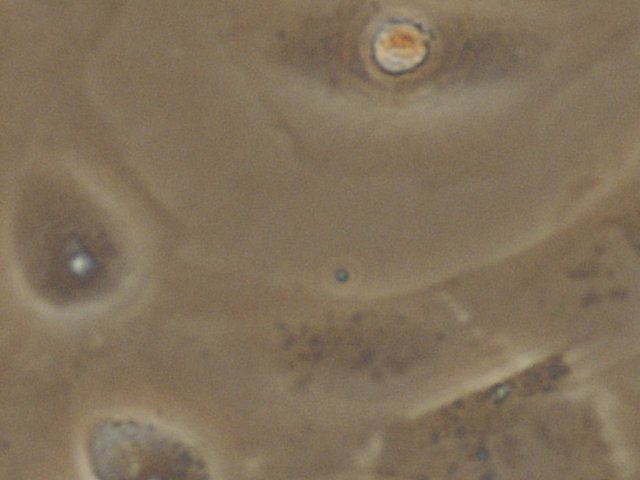
#> input picture Programming/raw_images/1_00009_005_4_1.png, 640 x 480 px, found by its file name
$ python MAIN.py
#> lines starting #> are read from the running program, lines starting #| are printed output that depends on the picture; after the words box and inside, x2 and y2 are one past the last pixel; in counts of white or black regions, pixels touching at a corner belong together; long printed decimals are rounded
import numpy as np
import pywt
import pywt.data
import matplotlib.image as mping
import matplotlib.pyplot as plt
import cv2
import os
from PIL import Image
from skimage.restoration import (denoise_wavelet, estimate_sigma)
from skimage.metrics import (peak_signal_noise_ratio, structural_similarity)

def display_image(image_name, image_array):
    """
    Display image
    Parameters:
        image_name (str): image name
        image_array (array): image array
    """
    cv2.imshow(image_name, image_array)
    cv2.waitKey(0)
    cv2.destroyAllWindows()


def image_info(image_name, imArray):
    """
    Display image information
    Parameters:
        imArray (array): image array
    """
    # Display the colour information of the image
    print(f'\nImage information for {image_name}:')
    print(f'Mean: {imArray.mean():.2f}')
    print(f'Minimum: {imArray.min()}')
    print(f'Maximum: {imArray.max()}')

    # Display the histogram for number of pixels against pixel intensity
    plt.hist(imArray.flatten(), bins=100) #, range=(0, 255)
    plt.xlabel('Pixel intensity')
    plt.ylabel('Number of pixels')
    plt.tight_layout()
    plt.show()


def image_import(folder_path, image_name):
    """
    Import image and return image array
    Parameters:
        folder_path (str): folder path of image
        image_name (str): image name
    Returns:
        imArray (array): image array
    """

    image_path = os.path.join(folder_path, image_name) + '.png' # image path
    imArray = cv2.imread(image_path)

    print(f'Bit depth: {imArray.dtype}')

    display_image('Original Image', imArray)

    #image_info('Original_Image', imArray)

    return imArray


def gray_conversion(imArray, image_name):
    """
    Convert image to grayscale and convert to 8-bit integer
    Parameters:
        imArray (array): image array
        image_name (str): image name
    Returns:
        imArrayG (array): grayscale 8-bit image array
    """
    imArrayG = cv2.cvtColor(imArray, cv2.COLOR_BGR2GRAY)

    imArrayG = np.uint8(imArrayG) # convert to 8-bit integer

    display_image('Gray 8-bit Integer Image', imArrayG)

    #image_info('Gray_8_bit_Image', imArrayG)

    output_path = 'Programming/edited_images/' + image_name + '_gray.png'
    cv2.imwrite(output_path, imArrayG)

    return imArrayG


def discrete_wavelet_transform(imArrayG, n, wavelet):
    """
    Complete DWT
    Parameters:
        imArrayG (array): grayscale 8-bit image array
        n (int): number of levels
        wavelet (str): wavelet type
    Returns:
        coeffs (array): coefficients array from DWT
    """
    coeffs = pywt.wavedec2(imArrayG, wavelet, level=n) # complete DWT

    return coeffs


# [60 lines left out: functions coeffs_map, compression_thresholding, denoising, not called in this run]


def reconstrucuted_images(coeffs, n, wavelet, image_name):
    """
    Reconstruct images using only approximation and detail coefficients
    Parameters:
        imArrayG (array): grayscale 8-bit image array
        n (int): number of levels
        wavelet (str): wavelet type
        image_name (str): image name
    Returns:
        reconstructed_image_A (array): reconstructed image using only approximation coefficients
    """
    # SETTING DETAIL COEFFICIENTS TO ZERO
    coeffs_A = list(coeffs)
    for i in range(1, n+1):
        coeffs_A[i] = tuple(np.zeros_like(element) for element in coeffs[i]) # set detail coefficients to zero

    reconstructed_image_A = pywt.waverec2(tuple(coeffs_A), wavelet) # reconstruct image using inverse DWT
    reconstructed_image_A = np.uint8(reconstructed_image_A) # convert to 8-bit integer image

    display_image('Approx Coefficients Only Reconstructed Image', reconstructed_image_A)

    image_info('Approx_Coefficients_Image', reconstructed_image_A)

    output_path = 'Programming/edited_images/' + image_name + '_prepared.png'
    cv2.imwrite(output_path, reconstructed_image_A)

    # SETTING APPROXIMATION COEFFICIENTS TO ZERO
    coeffs_D = list(coeffs)
    for i in range(0, 1):
        coeffs_D[i] = tuple(np.zeros_like(element) for element in coeffs[i])

    reconstructed_image_D = pywt.waverec2(tuple(coeffs_D), wavelet)
    reconstructed_image_D = np.uint8(reconstructed_image_D)

    display_image('Detail Coefficients Only Reconstructed Image', reconstructed_image_D)

    return reconstructed_image_A


# [73 lines left out: function DWT_performance, not called in this run]


def binary_thresholding(prepared_image):
    """
    Binary thresholding using simple thresholding method
    Parameters:
        prepared_image (array): image array
    Returns:
        thresh (array): thresholded image array
    """
    threshold = prepared_image.mean() - 1/2 * prepared_image.std() - 2 # threshold value
    _, thresh = cv2.threshold(prepared_image, threshold, 255, cv2.THRESH_BINARY_INV) # Pixel value > threshold set to 255, then inverted as cv2.findContours() requires white objects on black background

    print('Simple Threshold Value: ' + str(threshold))

    # Display thresholded image
    display_image('Binary Thresholded Image', thresh)

    return thresh


# [21 lines left out: function otsu_thresholding, not called in this run]


def cell_identification(binary_image, imArrayG, image_name):
    # [8 lines of commented-out code are left out]

    morphed = binary_image
    display_image('Morphed Image', morphed)

    # Contour detection
    contours, _ = cv2.findContours(morphed, cv2.RETR_EXTERNAL, cv2.CHAIN_APPROX_SIMPLE) # cv2.RETR_EXTERNAL retrieves only the extreme outer contours, cv2.CHAIN_APPROX_SIMPLE compresses the contour

    # Draw contours on original grayscale image
    result = imArrayG.copy()
    result = cv2.cvtColor(result, cv2.COLOR_GRAY2BGR) # ***Only to display contour in colour

    cv2.drawContours(result, contours, -1, (0, 255, 0), 2)
    display_image('Contours on Grayscale Image', result)


    # Minimum contour area threshold - removes small contours
    min_contour_area = 200

    # Filter contours based on area
    filtered_contours = []
    for contour in contours:
        if cv2.contourArea(contour) > min_contour_area:
            filtered_contours.append(contour)

    # Draw contours on original grayscale image
    result_filtered = imArrayG.copy()
    result_filtered = cv2.cvtColor(result_filtered, cv2.COLOR_GRAY2BGR) # ***Only to display contour and label text in colour

    # Draw contours and number them
    for i in range(len(filtered_contours)):
        cv2.drawContours(result_filtered, filtered_contours, i, (0, 255, 0), 2)
        cv2.putText(result_filtered, str(i+1), tuple(filtered_contours[i][0][0]), cv2.FONT_HERSHEY_COMPLEX, 1, (0, 0, 255), 3)

        # Output the contours area
        # print('Contour ' + str(i+1) + ' area = ' + str(cv2.contourArea(filtered_contours[i])))

    print('Number of Cells Found: ' + str(len(filtered_contours)))

    display_image('Filtered Contours on Grayscale Image', result_filtered)

    # Save image
    output_path = 'Programming/edited_images/' + image_name + '_contours.png'
    cv2.imwrite(output_path, result_filtered)

    return result_filtered, filtered_contours


def main():
    folder_path = 'Programming/raw_images/'
    image_name = '1_00009_005_4_1'

    # Import image
    imArray = image_import(folder_path, image_name)
#> in image_import, imArray is the input picture: shape (480, 640, 3); mean B, G, R 90.9, 112.9, 130
#| Bit depth: uint8

    # Convert image to grayscale and convert to 8-bit integer
    imArrayG = gray_conversion(imArray, image_name)
#> in gray_conversion, `imArrayG = cv2.cvtColor(imArray, cv2.COLOR_BGR2GRAY)`:
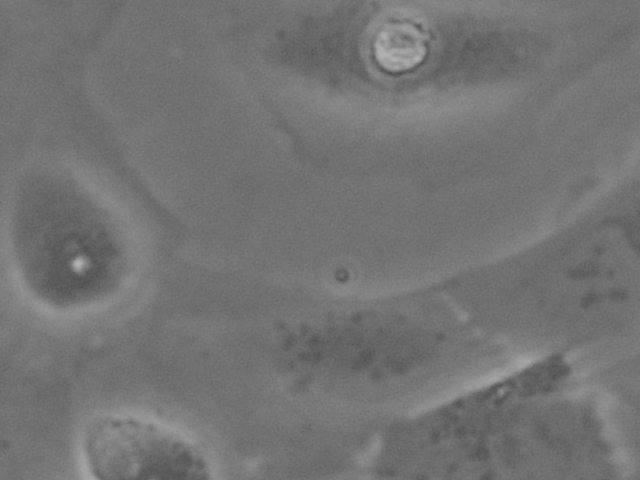
#> imArrayG: shape (480, 640); min 79, max 179, mean 115.5

    n = 4
    wavelet = 'coif17'

    # Complete DWT
    coeffs = discrete_wavelet_transform(imArrayG, n, wavelet)
#> in discrete_wavelet_transform, `coeffs = pywt.wavedec2(imArrayG, wavelet, level=n)`: coeffs = 5 items
#> coeffs = 5 items

    """
    # Produce coefficient map
    coeffs_map(coeffs)


    # Thresholding retaining only set% of coefficients
    compression_thresholding(coeffs, wavelet)

    # Denoising using BayesShrink and VisuShrink
    denoising(imArrayG, n, wavelet)
    """

    # Reconstruct images with only approximation and detail coefficients respectively
    prepared_image = reconstrucuted_images(coeffs, n, wavelet, image_name)
#| Mean: 114.97
#| Minimum: 85
#| Maximum: 166
#> in image_info, `plt.show()`:
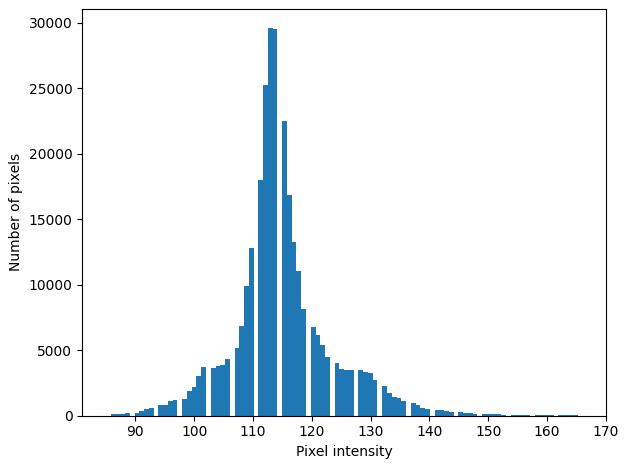
#> figure drawn by matplotlib, 1 panel; tallest bar 29554 high, from x = 112.5 to 113.3
#> in reconstrucuted_images, `reconstructed_image_D = pywt.waverec2(tuple(coeffs_D), wavelet)`:
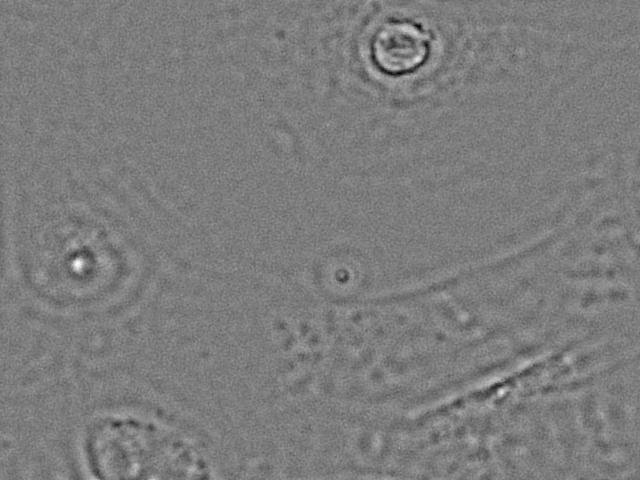
#> reconstructed_image_D: shape (480, 640) float64; min -45.01, max 46.73, mean 0; drawn with min black and max white
#> in reconstrucuted_images, `reconstructed_image_D = np.uint8(reconstructed_image_D)`:
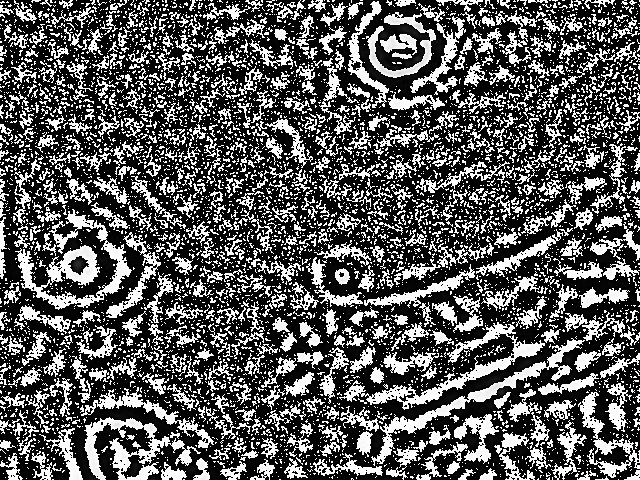
#> reconstructed_image_D: shape (480, 640); min 0, max 255, mean 89.1

    """
    # Evaluate the performance before and after DWT applied
    DWT_performance(imArrayG)
    """

    # Binary thresholding
    binary_image_simple = binary_thresholding(prepared_image)
#> in binary_thresholding, `threshold = prepared_image.mean() - 1/2 * prepared_image.std() - 2`: threshold = 108.7
#> in binary_thresholding, `_, thresh = cv2.threshold(prepared_image, threshold, 255, cv2.THRESH_B..`:
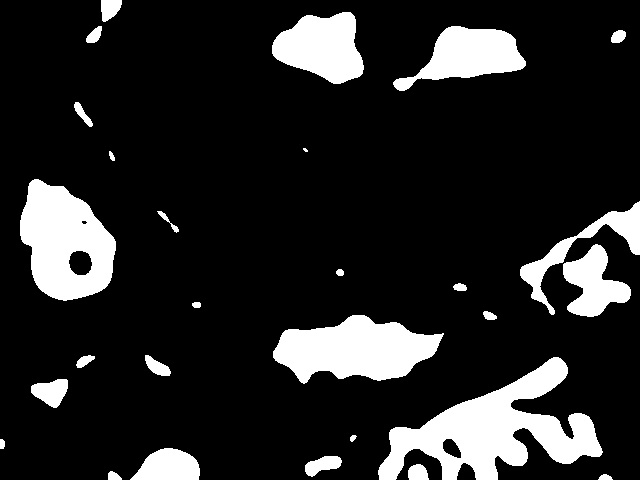
#> thresh: shape (480, 640); 15% white; 28 white regions (1 under 20 px)
#| Simple Threshold Value: 108.699


    # Otsu's thresholding
    # binary_image_otsu = otsu_thresholding(prepared_image)

    # Morphological operations and contour detection (cell identification)
    result_filtered, filtered_contours = cell_identification(binary_image_simple, imArrayG, image_name)
#> in cell_identification, `contours, _ = cv2.findContours(morphed, cv2.RETR_EXTERNAL, cv2.CHAIN_A..`: contours = 28 contours, 1 with area under 20; largest, box (x1, y1, x2, y2) and area: (378, 357, 603, 480) 11487, (20, 179, 116, 301) 8088, (273, 315, 444, 384) 7316, (272, 12, 364, 84) 4412, (393, 26, 526, 91) 4174
#> in cell_identification, `cv2.drawContours(result, contours, -1, (0, 255, 0), 2)`:
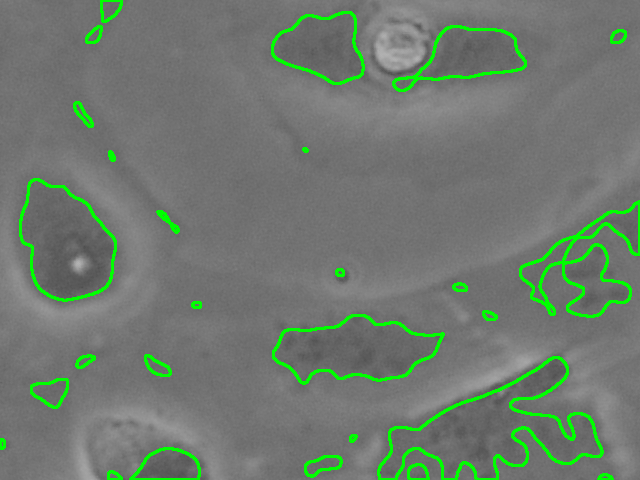
#> result: shape (480, 640, 3); mean B, G, R 110.8, 121.8, 110.8
    #result_filtered, filtered_contours = cell_identification(binary_image_otsu, imArrayG, image_name)

if __name__ == "__main__":
    main()

$ run again, with Programming/raw_images/3_00001_004_3_1.png copied over Programming/raw_images/1_00009_005_4_1.png
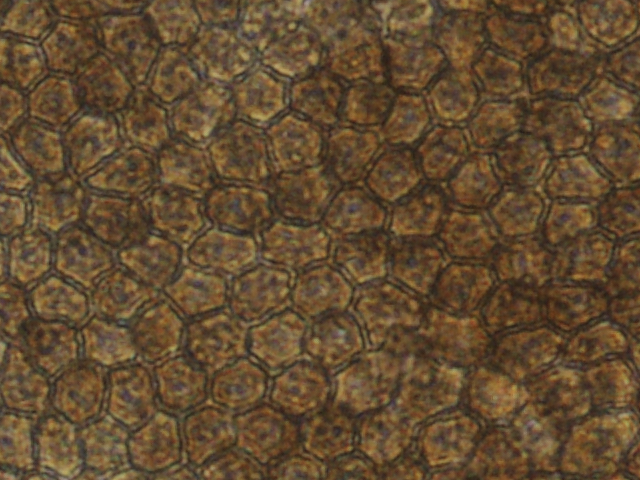
#> input picture Programming/raw_images/3_00001_004_3_1.png, 640 x 480 px, found by its file name
#> in image_import, imArray is the input picture: shape (480, 640, 3); mean B, G, R 49, 76.2, 99.2
#| Bit depth: uint8
#> in discrete_wavelet_transform, `coeffs = pywt.wavedec2(imArrayG, wavelet, level=n)`: coeffs = 5 items
#| Mean: 79.48
#| Minimum: 45
#| Maximum: 136
#> threshold = 71.39
#> in binary_thresholding, `_, thresh = cv2.threshold(prepared_image, threshold, 255, cv2.THRESH_B..`:
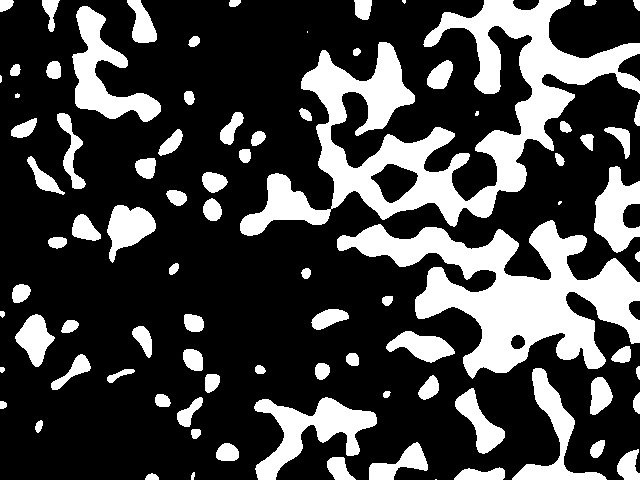
#> thresh: shape (480, 640); 26.8% white; 86 white regions (6 under 20 px)
#| Simple Threshold Value: 71.391
#> contours = 86 contours, 10 with area under 20; largest, box (x1, y1, x2, y2) and area: (240, 0, 640, 236) 26856, (337, 220, 640, 379) 19327, (254, 397, 377, 480) 3832, (72, 6, 161, 122) 3765, (512, 368, 607, 480) 2408
#> in cell_identification, `cv2.drawContours(result, contours, -1, (0, 255, 0), 2)`:
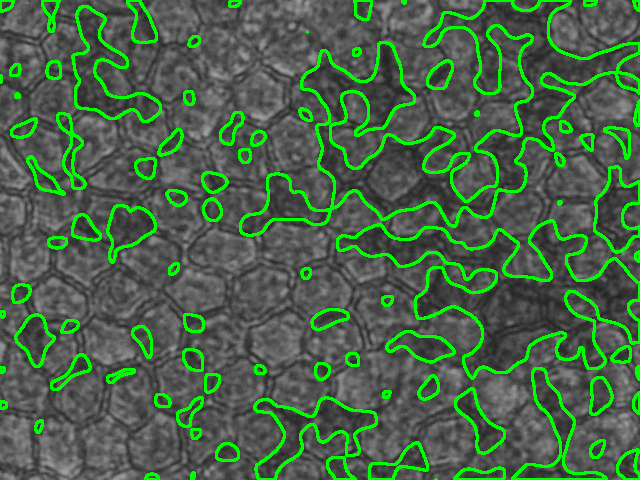
#> result: shape (480, 640, 3); mean B, G, R 72, 101, 72

$ run again, with Programming/raw_images/3_00001_011_3_1.png copied over Programming/raw_images/1_00009_005_4_1.png
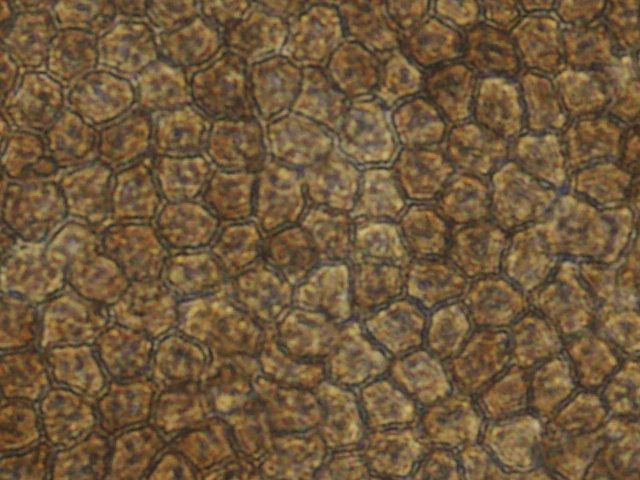
#> input picture Programming/raw_images/3_00001_011_3_1.png, 640 x 480 px, found by its file name
#> in image_import, imArray is the input picture: shape (480, 640, 3); mean B, G, R 59.4, 89.2, 112.2
#| Bit depth: uint8
#> in discrete_wavelet_transform, `coeffs = pywt.wavedec2(imArrayG, wavelet, level=n)`: coeffs = 5 items
#| Mean: 92.17
#| Minimum: 51
#| Maximum: 137
#> threshold = 83.81
#> in binary_thresholding, `_, thresh = cv2.threshold(prepared_image, threshold, 255, cv2.THRESH_B..`:
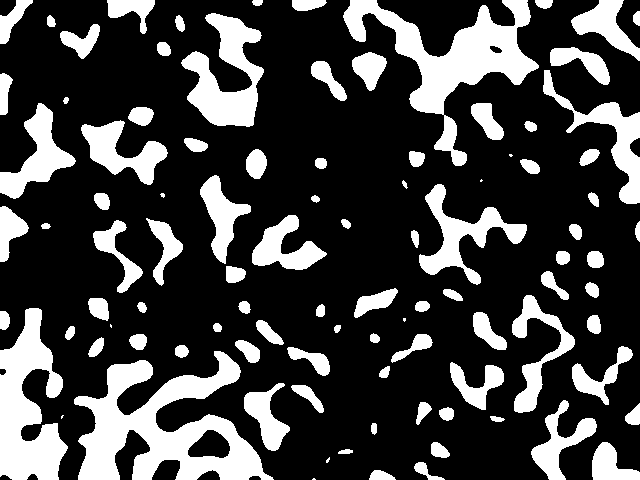
#> thresh: shape (480, 640); 25.6% white; 98 white regions (8 under 20 px)
#| Simple Threshold Value: 83.807
#> contours = 98 contours, 9 with area under 20; largest, box (x1, y1, x2, y2) and area: (74, 351, 274, 480) 12052, (343, 0, 539, 166) 8864, (0, 308, 68, 480) 6690, (181, 13, 264, 127) 4484, (419, 184, 527, 285) 2973
#> in cell_identification, `cv2.drawContours(result, contours, -1, (0, 255, 0), 2)`:
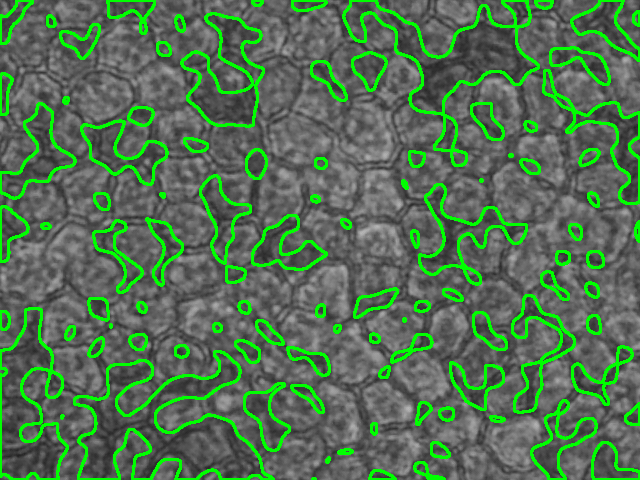
#> result: shape (480, 640, 3); mean B, G, R 82.4, 114, 82.4

$ run again, with Programming/raw_images/3_00009_007_3_1.png copied over Programming/raw_images/1_00009_005_4_1.png
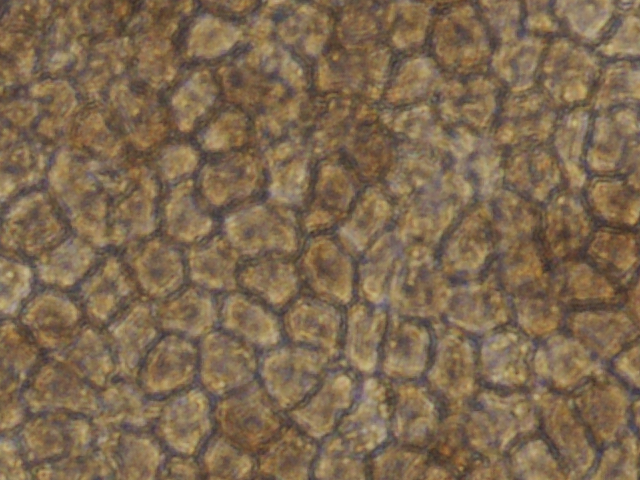
#> input picture Programming/raw_images/3_00009_007_3_1.png, 640 x 480 px, found by its file name
#> in image_import, imArray is the input picture: shape (480, 640, 3); mean B, G, R 79.7, 105, 126.6
#| Bit depth: uint8
#> in discrete_wavelet_transform, `coeffs = pywt.wavedec2(imArrayG, wavelet, level=n)`: coeffs = 5 items
#| Mean: 108.04
#| Minimum: 66
#| Maximum: 165
#> threshold = 99.18
#> in binary_thresholding, `_, thresh = cv2.threshold(prepared_image, threshold, 255, cv2.THRESH_B..`:
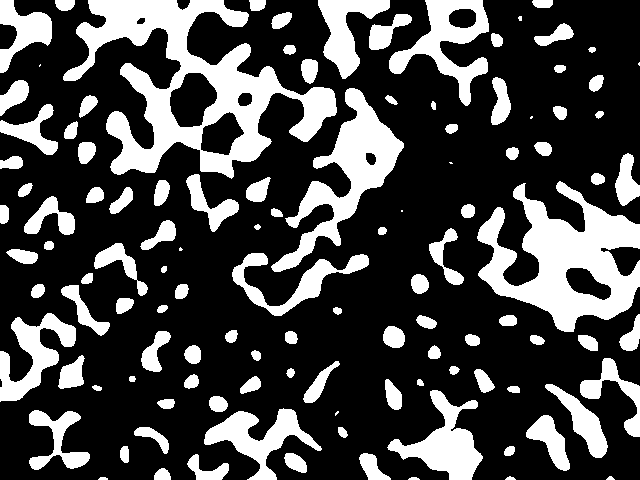
#> thresh: shape (480, 640); 27.9% white; 115 white regions (8 under 20 px)
#| Simple Threshold Value: 99.185
#> contours = 115 contours, 12 with area under 20; largest, box (x1, y1, x2, y2) and area: (63, 0, 337, 179) 19796, (477, 181, 640, 332) 12485, (271, 88, 404, 272) 6692, (389, 0, 489, 106) 4044, (387, 390, 483, 480) 3299
#> in cell_identification, `cv2.drawContours(result, contours, -1, (0, 255, 0), 2)`:
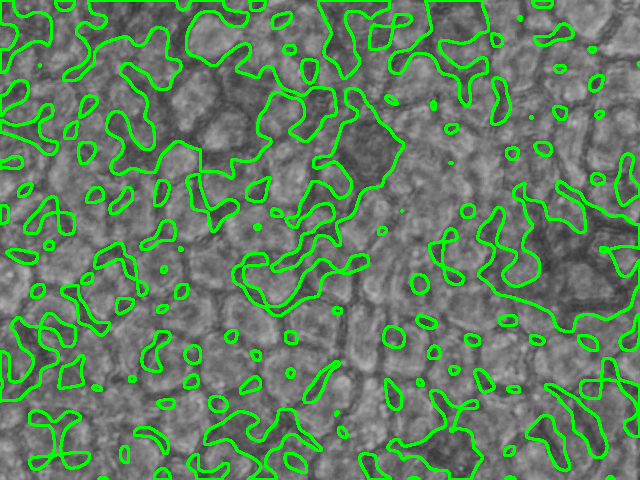
#> result: shape (480, 640, 3); mean B, G, R 95.1, 129.8, 95.1
